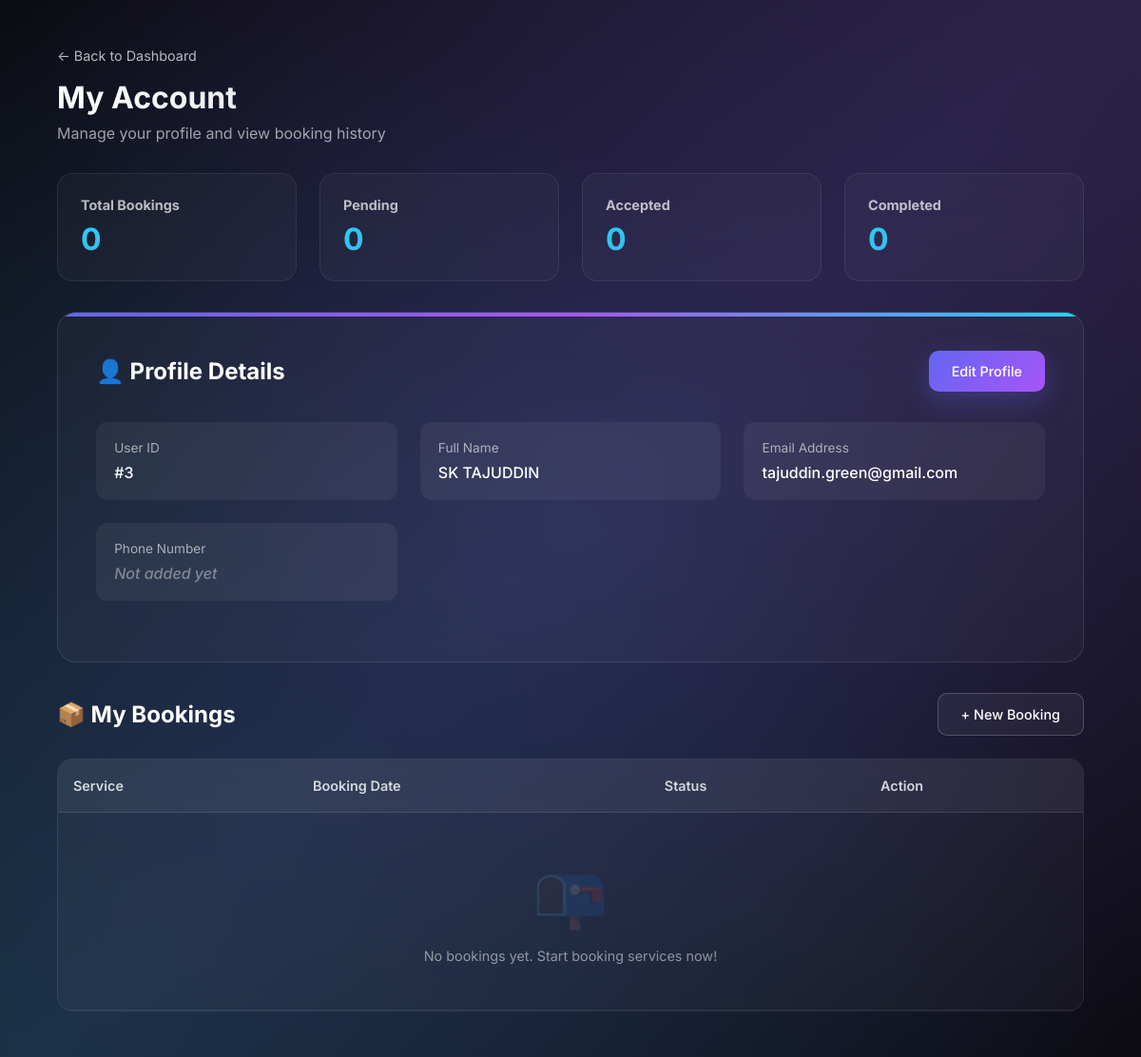
The app's page /consumer/account.php (signed in) with its own data.
### tables this page shows
CREATE TABLE `users` (
  `user_id` int(11) NOT NULL,
  `name` varchar(100) NOT NULL,
  `email` varchar(100) NOT NULL,
  `phone` varchar(15) DEFAULT NULL,
  `password` varchar(255) NOT NULL,
  `role` enum('consumer','provider','admin') NOT NULL,
  `status` tinyint(4) DEFAULT 1,
  `created_at` timestamp NOT NULL DEFAULT current_timestamp(),
  `is_active` tinyint(1) NOT NULL DEFAULT 1
);

### consumer/account.php (the view, shortened to what this page needs)
<?php
require_once "../config/db.php";
$userId = $_SESSION['user_id'];
$userStmt = $conn->prepare("
    SELECT user_id, name, email, phone
    FROM users
    WHERE user_id = ?
");
$userStmt->bind_param("i", $userId);
$userStmt->execute();
$user = $userStmt->get_result()->fetch_assoc();
$pendingCount = 0;
$acceptedCount = 0;
$completedCount = 0;
$bookingsArray = [];
?>
<!DOCTYPE html>
<html lang="en">
<head>
</head>
<body>
<div class="bg-gradient"></div>
<div class="container">
    <div class="page-header">
        <a href="home.php" class="back-link">← Back to Dashboard</a>
        <h1>My Account</h1>
        <p>Manage your profile and view booking history</p>
    </div>
    <div class="stats-grid">
        <div class="stat-card">
            <h3>Total Bookings</h3>
            <div class="number"><?= count($bookingsArray) ?></div>
        </div>
        <div class="stat-card">
            <h3>Pending</h3>
            <div class="number"><?= $pendingCount ?></div>
        </div>
        <div class="stat-card">
            <h3>Accepted</h3>
            <div class="number"><?= $acceptedCount ?></div>
        </div>
        <div class="stat-card">
            <h3>Completed</h3>
            <div class="number"><?= $completedCount ?></div>
        </div>
    </div>
    <div class="profile-card">
        <div class="profile-header">
            <h2>👤 Profile Details</h2>
            <a href="profile.php" class="btn btn-primary">Edit Profile</a>
        </div>
        <div class="profile-grid">
            <div class="profile-item">
                <label>User ID</label>
                <div class="value">#<?= htmlspecialchars($user['user_id']) ?></div>
            </div>
            <div class="profile-item">
                <label>Full Name</label>
                <div class="value"><?= htmlspecialchars($user['name']) ?></div>
            </div>
            <div class="profile-item">
                <label>Email Address</label>
                <div class="value"><?= htmlspecialchars($user['email']) ?></div>
            </div>
            <div class="profile-item">
                <label>Phone Number</label>
                <div class="value <?= !$user['phone'] ? 'not-added' : '' ?>">
                    <?= $user['phone'] ? htmlspecialchars($user['phone']) : 'Not added yet' ?>
                </div>
            </div>
        </div>
    </div>
    <div class="bookings-section">
        <div class="section-header">
            <h2>📦 My Bookings</h2>
            <a href="home.php" class="btn btn-outline">+ New Booking</a>
        </div>
        <div class="table-container">
            <table>
                <thead>
                    <tr>
                        <th>Service</th>
                        <th>Booking Date</th>
                        <th>Status</th>
                        <th>Action</th>
                    </tr>
                </thead>
                <tbody>
                    <?php if (count($bookingsArray) > 0): ?>
                        <?php foreach ($bookingsArray as $b): ?>
                        <tr>
                            <td><?= htmlspecialchars($b['service_name']) ?></td>
                            <td><?= htmlspecialchars(date('M d, Y', strtotime($b['booking_date']))) ?></td>
                            <td>
                                <span class="status-badge status-<?= htmlspecialchars($b['status']) ?>">
                                    <?= ucfirst($b['status']) ?>
                                </span>
                            </td>
                            <td>
                                <a href="my_booking.php?id=<?= $b['booking_id'] ?>" class="btn btn-outline" style="padding: 0.5rem 1rem; font-size: 0.85rem;">
                                    View Details
                                </a>
                            </td>
                        </tr>
                        <?php endforeach; ?>
                    <?php else: ?>
                        <tr>
                            <td colspan="4" class="empty-state">
                                <div class="empty-state-icon">📭</div>
                                <p>No bookings yet. Start booking services now!</p>
                            </td>
                        </tr>
                    <?php endif; ?>
                </tbody>
            </table>
        </div>
    </div>
</div>
</body>
</html>

### records on screen
users: user_id "3", name "SK TAJUDDIN", email "tajuddin.green@gmail.com"

### other values on screen
count($bookingsArray) "0"
$pendingCount "0"
$acceptedCount "0"
$completedCount "0"
